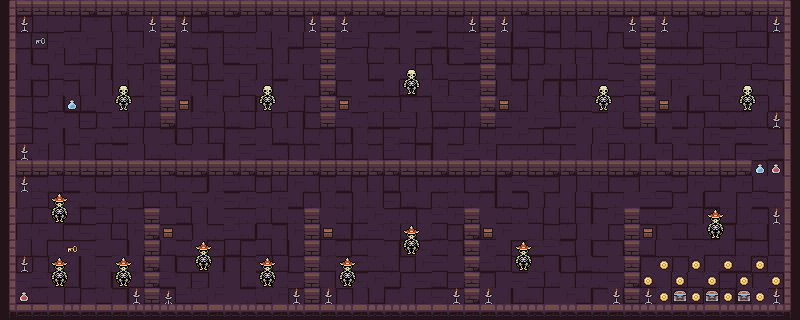

This game map was drawn from its Tiled (.tmx) file and the tilesets committed beside it. A one-line description and the trimmed map source follow:
An orthogonal 50x20 tile map with 16x16 px tiles, 11 tile layers (bottom, walls, trophy, ammo, ...), 2 tilesets.

<map version="1.10" tiledversion="1.10.2" orientation="orthogonal" renderorder="right-down" width="50" height="20" tilewidth="16" tileheight="16" infinite="0" nextlayerid="13" nextobjectid="1">
 <properties>
  <property name="inside" type="bool" value="true" />
 </properties>
 <tileset firstgid="1" source="../tileSets/tilesetsDungeon/Dungeon_Tileset.tsx" />
 <tileset firstgid="101" source="../tileSets/tilesetsDungeon/Dungeon_Monster.tsx" />
 <layer id="2" name="bottom" width="50" height="20">
  <properties>
   <property name="render" value="below" />
  </properties>
  <data>[1000 cells, 1000 non-empty, 12 distinct tile ids]</data>
 </layer>
 <layer id="1" name="walls" width="50" height="20">
  <properties>
   <property name="render" value="below" />
  </properties>
  <data>[1000 cells, 234 non-empty, 18 distinct tile ids]</data>
 </layer>
 <layer id="11" name="trophy" width="50" height="20">
  <data>[1000 cells, 1 non-empty, 1 distinct tile ids]</data>
 </layer>
 <layer id="10" name="ammo" width="50" height="20">
  <data>[1000 cells, 8 non-empty, 1 distinct tile ids]</data>
 </layer>
 <layer id="12" name="coins" width="50" height="20">
  <data>[1000 cells, 13 non-empty, 1 distinct tile ids]</data>
 </layer>
 <layer id="5" name="hp" width="50" height="20">
  <data>[1000 cells, 2 non-empty, 1 distinct tile ids]</data>
 </layer>
 <layer id="6" name="speed" width="50" height="20">
  <data>[1000 cells, 2 non-empty, 1 distinct tile ids]</data>
 </layer>
 <layer id="9" name="start" width="50" height="20">
  <data>[1000 cells, 1 non-empty, 1 distinct tile ids]</data>
 </layer>
 <layer id="4" name="torch" width="50" height="20">
  <data>[1000 cells, 24 non-empty, 2 distinct tile ids]</data>
 </layer>
 <layer id="3" name="enemy" width="50" height="20">
  <data>[1000 cells, 14 non-empty, 2 distinct tile ids]</data>
 </layer>
 <layer id="8" name="chests" width="50" height="20">
  <data>[1000 cells, 3 non-empty, 1 distinct tile ids]</data>
 </layer>
</map>
